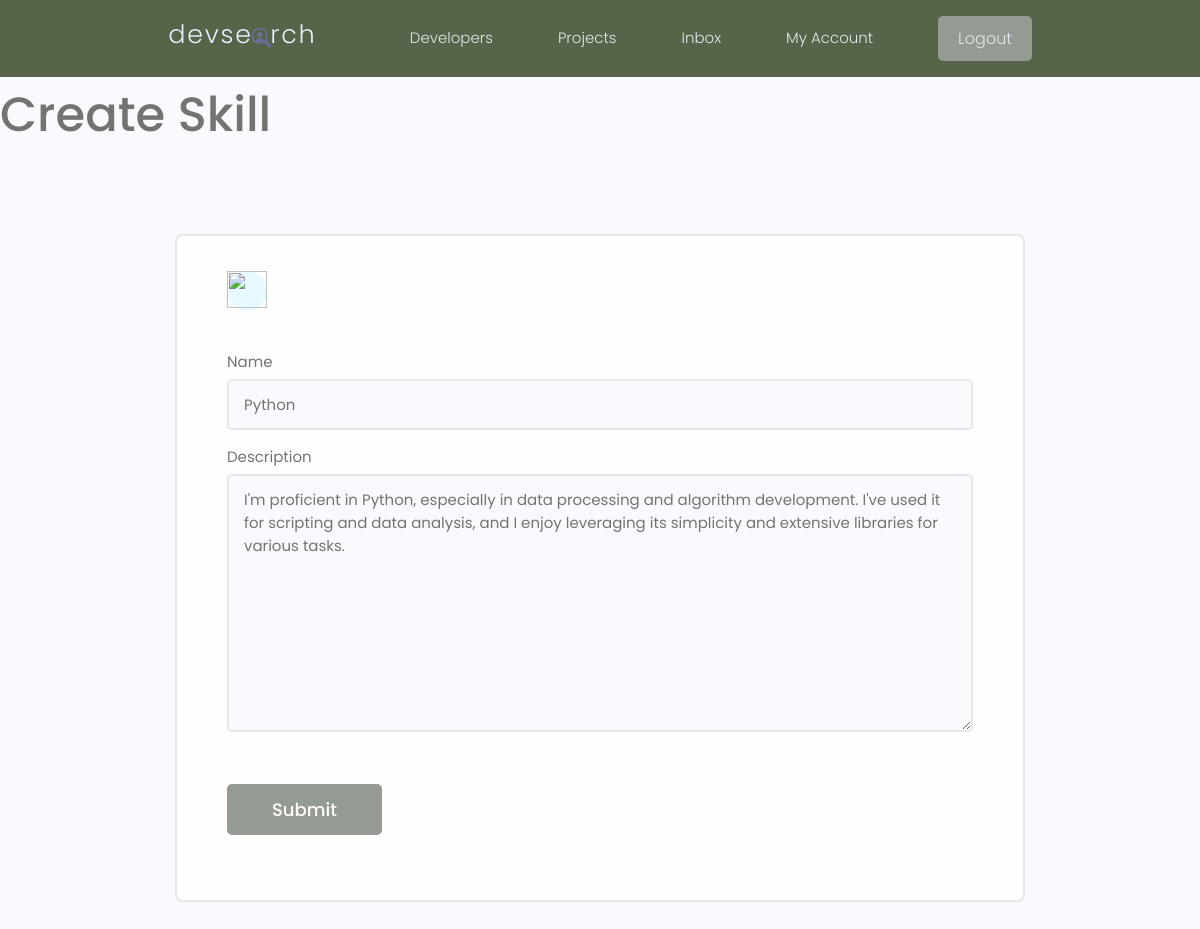
Screenshot of /update-skill/7eea0f4f13dc422980e51cea5e909b23 (signed in) with the database file from the repository.
### users/models.py (models this page shows, shortened)
class Skill(models.Model):
    owner = models.ForeignKey(Profile, on_delete=models.CASCADE, null=True, blank=True)
    name = models.CharField(max_length=200, null=True, blank=True)
    description = models.TextField(null=True, blank=True)
    created = models.DateTimeField(auto_now_add=True)
    id = models.UUIDField(default=uuid.uuid4, unique=True, primary_key=True, editable=False)

### users/views.py (the view)
# urls.py: path('update-skill/<str:pk>', views.updateSkill, name='update-skill'),
@login_required(login_url='login')
def updateSkill(request, pk):
    profile = request.user.profile
    skill = profile.skill_set.get(id=pk)
    form = SkillForm(instance=skill)
    if request.method == 'POST':
        form = SkillForm(request.POST, instance=skill)
        if form.is_valid():
            skill.save()
            messages.success(request, 'Skill was update successfully!')
            return redirect('account')
    context = {'form': form}
    return render(request, 'users/skill_form.html', context)

### users/forms.py
class SkillForm(ModelForm):
    class Meta:
        model = Skill
        fields = '__all__'
        exclude = ['owner']
    def __init__(self, *args, **kwargs):
        super(SkillForm, self).__init__(*args, **kwargs)
        for name, field in self.fields.items():
            field.widget.attrs.update({'class': 'input'})

### users/templates/users/skill_form.html (shortened to what this page needs)
{% extends 'main.html' %}
{% block content %}
    <h1>Create Skill</h1>
    <main class="formPage my-xl">
        <div class="content-box">
            <div class="formWrapper">
                <a class="backButton" href="{% url 'account' %}"><img src="https://global-uploads.webflow.com/5f2ab1ee99df40ee3a680460/638601c9725073102ae631f6_Asset%203.png" height="37"></a>
                <br>
                <form method="POST" action="">
                    {% for field in form %}
                        <div class="form__field">
                            <label for="formInput#text">{{ field.label }} </label>
                            {{ field }}
                        </div>
                    {% endfor %}
                    <input class="btn btn--sub btn--lg  my-md" type="submit" value="Submit"/>
                </form>
            </div>
        </div>
    </main>
{% endblock %}

### static/styles/app.css (style rules this page uses)
:root { --color-sub: #566449; }
.btn--sub { background-color: #939b93; }
img { width: 100%; }
.content-box { width: 95%; max-width: 85rem; margin: 0 auto; }
.backButton { background: var(--color-main-light); color: var(--color-main); width: 4rem; height: 4rem; display: flex; align-items: center; justify-content: center; border-radius: 50%; }
.formPage .formWrapper { list-style: none; background: var(--color-white); padding: 3.5rem 5rem; border: 2px solid var(--color-light); border-radius: 0.7rem; }

### static/uikit/styles/modules/_variables.css (style rules this page uses)
:root { --color-main: #5aa5b9; --color-main-light: #e6faff; --color-sub: #3f4156; --color-sub-light: #51546e; --color-sub-lighter: #ededfd; --color-text: #737373; --color-gray: #8b8b8b; --color-light: #e5e7eb; --color-light-gray: #767676; --color-bg: #f8fafd; --color-white: #fffefd; --color-white-light: #f3f3f3; --color-success: #359e64; --color-success-bg: #def8e8; --color-error: #fc4b0b; --color-error-bg: #fff2ee; --font-base: 'Poppins', arial, helvetica, 'Segoe UI', roboto, ubuntu, sans-serif; --font-monospace: 'Fira Code', 'Courier New', courier, monospace; --font-regular: 300; --font-medium: 500; --font-bold: 700; --generic-shadow: 1px 1px 5px #00000010; --generic-transition: all 0.3s ease-in-out; }

### static/uikit/styles/modules/_base.css (style rules this page uses)
* { margin: 0; padding: 0; box-sizing: border-box; text-rendering: optimizeLegibility; color: inherit; font-size: inherit; }
html { font-size: 50%; }
@media only screen and (min-width: 480px) { html { font-size: 56.25%; } }
@media only screen and (min-width: 1200px) { html { font-size: 62.5%; } }
body { line-height: 1.6; font-weight: 400; font-size: 1.5rem; color: var(--color-text); background-color: var(--color-bg); min-height: 100vh; }

### static/uikit/styles/modules/_typography.css (style rules this page uses)
* { font-family: var(--font-base); }
h1 { font-size: 4.8rem; font-weight: var(--font-medium); }
a { padding-bottom: 2px; text-decoration: none; display: inline-block; color: var(--color-main); font-weight: var(--font-medium); }

### static/uikit/styles/modules/_utilities.css (style rules this page uses)
.my-md { margin: 3rem auto; }
.my-xl { margin: 8rem auto; }

### static/uikit/styles/modules/_button.css (style rules this page uses)
.btn { display: inline-block; position: relative; cursor: pointer; background-color: var(--color-light); font-weight: var(--font-medium); color: var(--color-sub); text-decoration: none; padding: 1rem 2rem; border-radius: 0.5rem; border: none; width: -webkit-fit-content; width: -moz-fit-content; width: fit-content; height: -webkit-fit-content; height: -moz-fit-content; height: fit-content; font-size: 1.6rem; outline-width: 0; outline-color: transparent; -webkit-backface-visibility: hidden; backface-visibility: hidden; transition: all 0.3s ease-in-out; }
.btn--sub { background-color: var(--color-sub); color: var(--color-white); }
.btn--lg { font-size: 1.8rem; padding: 1.2rem 4.5rem; }

### static/uikit/styles/modules/_form.css (style rules this page uses)
.form__field { margin-top: 1.5rem; margin-bottom: 1.5rem; }
.form__label, .form__field > label { display: block; margin-bottom: 0.5rem; color: var(--color-text); }
input.input[type='text'], input.input[type='email'], input.input[type='password'], input.input[type='number'], textarea.input { min-width: 24rem; width: 100%; padding: 1.2rem 1.5rem; border-radius: 0.5rem; border: 2px solid var(--color-light); transition: all 0.3s ease-in-out; background-color: var(--color-bg); }

### rows the page displays
Skill: form "Python" "I'm proficient in Python, especially in data processing and algorithm development. I've used it for scripting and data analysis, and I enjoy leveraging its simplicity and extensive libraries for various tasks."

### other values shown
{{ field.label }} "Name" "Description"
